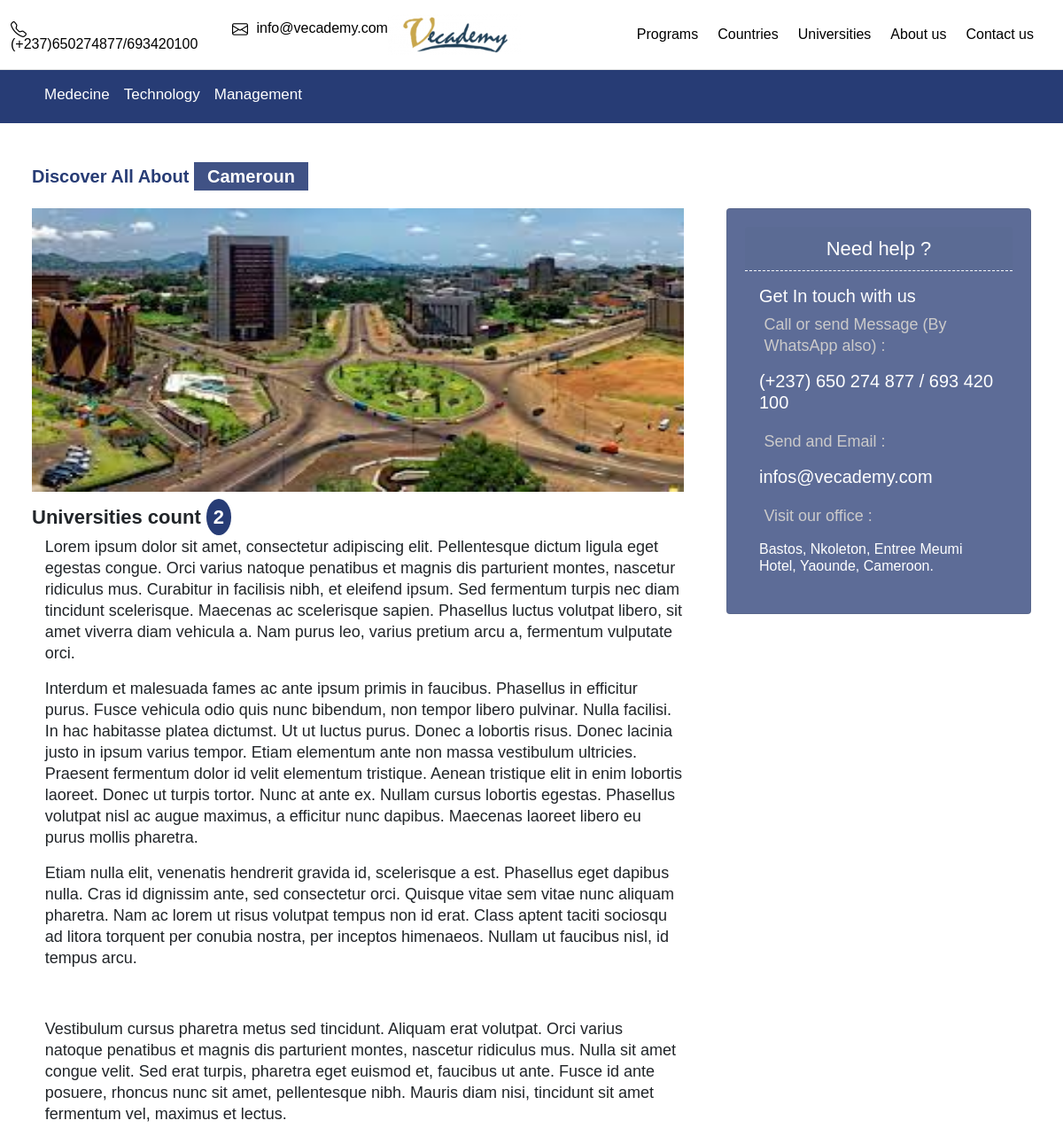
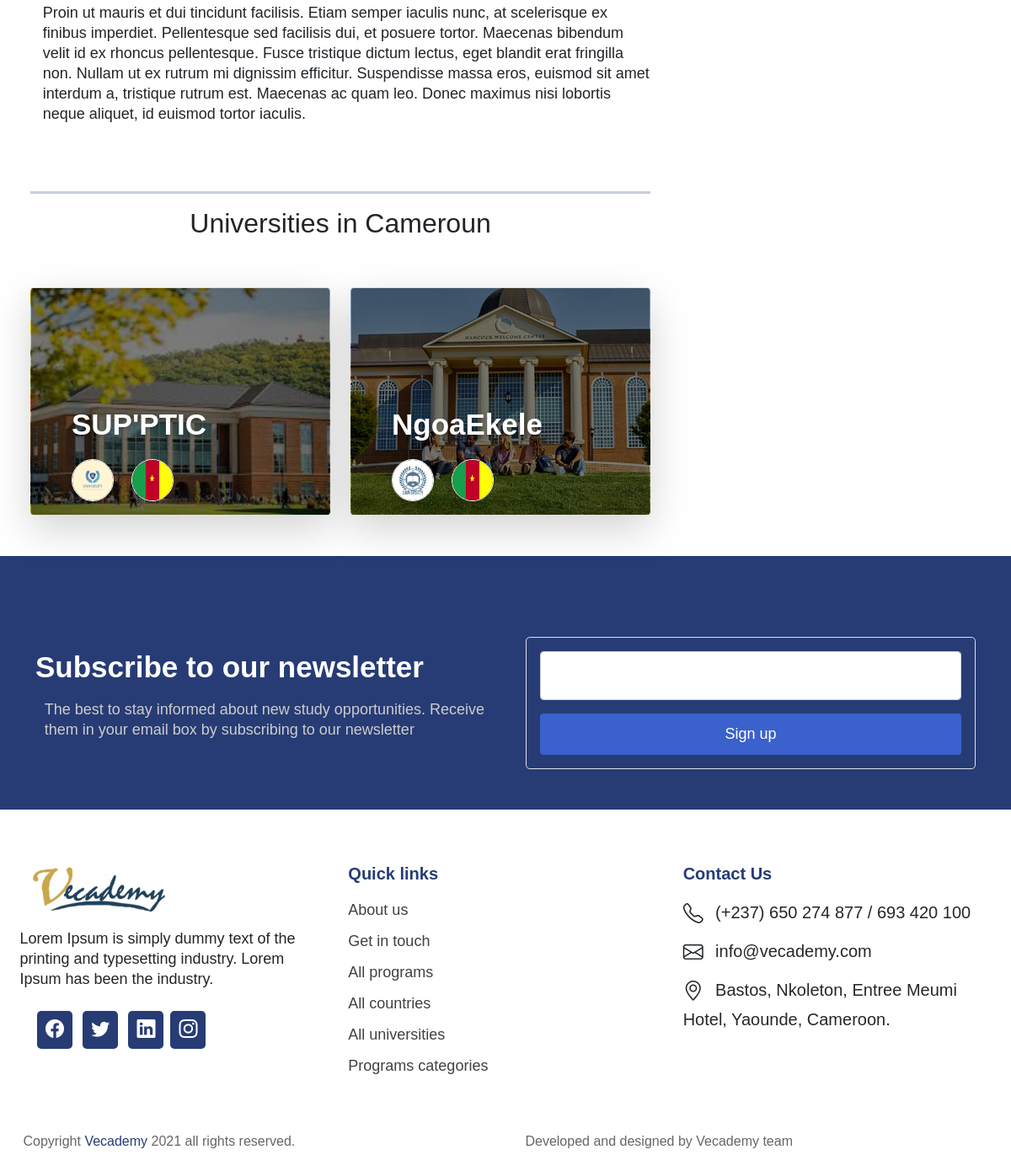
/countries/Cameroun/, run on the app's committed database (2 pictures, top to bottom).
### main/models.py (models this page shows, shortened)
class ProgramCategory(models.Model):
    program_category_title = models.CharField(max_length=254, null= True, blank=True)
    program_category_description = RichTextField(null = True, blank = True)
    program_category_image = models.ImageField(default = 'default', upload_to = 'programs-images/%Y/%m/%d/')
    date_created = models.DateTimeField(auto_now_add=True, blank=True, null=True)
    last_update = models.DateTimeField(null=True, blank=True)
    set_draft = models.BooleanField(default=True)
    set_featured = models.BooleanField(default=False)
    class Meta:
        verbose_name = 'Program Category'
        verbose_name_plural = 'Program Categories'

class Country(models.Model):
    country_name = models.CharField(max_length=254, null=True, blank=True)
    map_latitud = models.IntegerField(null=True, blank=True)
    map_longitud = models.IntegerField(null=True, blank=True)
    country_flag = models.ImageField(default = 'default.png', upload_to = 'countries-flags/%Y/%m/%d/')
    country_image = models.ImageField(default = 'default.png', upload_to = 'countries-images/%Y/%m/%d/')
    country_description = RichTextField(null = True, blank = True)
    date_created = models.DateTimeField(auto_now_add=True, blank=True, null=True)
    last_update = models.DateTimeField(null=True, blank=True)
    set_draft = models.BooleanField(default=True)
    class Meta:
        verbose_name = 'Country'
        verbose_name_plural = 'Countries'

class University(models.Model):
    university_name = models.CharField(max_length=254, null=True, blank=True)
    chose_country = models.ForeignKey(Country, on_delete=models.PROTECT, null=True, blank=True)
    university_logo = models.ImageField(default = 'default.png', upload_to = 'universities-images/%Y/%m/%d/')
    university_image = models.ImageField(default = 'default.png', upload_to = 'universities-images/%Y/%m/%d/')
    university_description = RichTextField(blank = True, null = True)
    date_created = models.DateTimeField(auto_now_add=True, blank=True, null=True)
    last_update = models.DateTimeField(null=True, blank=True)
    set_draft = models.BooleanField(default=True)
    def __str__(self):
        return self.university_name
    class Meta:
        verbose_name = 'University'
        verbose_name_plural = 'Universities'

### main/views.py (the view)
# urls.py: path('countries/<str:country_url>/', views.singleCountry, name='single-country'),
def singleCountry(request, country_url):
    category_to_navebar = ProgramCategory.objects.all().filter(set_draft = False, set_featured = True)
    single_country = Country.objects.get(country_name=country_url, set_draft = False)
    program_to_form = Program.objects.all().filter(set_draft = False)
    featured_post = BlogPost.objects.all().filter(set_draft = False, set_featured = True).order_by('-date_created')[:8]
    country_fact = single_country.countryfact_set.all().filter(set_draft = False)
    related_universities = single_country.university_set.all().filter(set_draft = False)
    universities_count = related_universities.count()
    print(related_universities)
    context = {
        'program_to_form':program_to_form,
        'featured_post':featured_post,
        'related_universities':related_universities,
        'universities_count':universities_count,
        'country_fact':country_fact,
        'single_country':single_country,
        'category_to_navebar':category_to_navebar,
    }
    return render(request, 'main/single-country.html', context)

### main/templates/main/single-country.html
{% extends 'main/index.html' %} {% load static %} {% block contain%}
<main>
    <div class="p-4 mt-4">
        <div class="container-fluid">
            <h3 class="main-color mb-4">Discover All About
                <span style="background-color: #273c75e1; padding: 5px 15px 5px 15px; color: white;">{{single_country.country_name}}</span>
            </h3>
            <div class="row g-5">
                <div class="col-lg-8 col-md-7 col-12">
                    <div class="row g-5">
                        <div class="col-lg-12">
                            {% include 'main/single-country-content.html' %}
                        </div>
                        <div class="col-lg-12">
                            {% include 'main/single-country-related-university.html' %}
                        </div>
                    </div>
                </div>
                <div class="col-lg-4 col-md-5">
                    <div class="position-sticky" style="top: 2rem;">
                        {% include 'main/page-sidebar.html' %}
                    </div>
                </div>
            </div>
        </div>
    </div>
</main>
{% include 'main/newsletter.html' %}
{% endblock %}

### main/templates/main/navbar.html
{% load static %}
{% if category_to_navebar %}
<div class="main-bg-color py-2">
    <div class="container">
        <div class="nav-scroller">
            <nav class="nav">
                {% for item in category_to_navebar %}
                <a class="p-2 text-white" href="{% url 'single-category' item.program_category_title %}">{{item.program_category_title}}</a>
                {% endfor %}
            </nav>
        </div>
    </div>
</div>
{% endif %}

### main/templates/main/single-country-content.html
{% load static %}
<div class="service-details">
    <div class="row mb-30 g-3">
        <div class="col-lg-12">
            <div class="service-single-img">
                <img style="width: 100%; max-height: 320px;" src="{{single_country.country_image.url}}" alt="{{single_country.country_name}}">
            </div>
            {% if universities_count %}
            <div class="mt-3">
                <h6 style="font-size: 22px; font-weight:600">Universities count <span style="height: 40px; width: 60px; border-radius: 100%" class="main-bg-color text-white py-2 px-2">{{universities_count}}</span></h6>
            </div>
            {% endif %}
        </div>
    </div>
    <div class="row g-3">
        <div class="col-lg-12">
            <div class="content-body">
                {{single_country.country_description|safe}}
            </div>
        </div>
    </div>
</div>

### main/templates/main/single-country-related-university.html
{% load static %}
{% if related_universities %}
<hr style="height: 3px; background-color: #273c75;">
<div class="row mb-4 text-center">
    <div class="col-lg-12">
        <h1 class="h2 text-bald">Universities in {{single_country.country_name}}</h1>
    </div>
</div>
<div class="row align-items-stretch g-4 py-4">
    {% for item in related_universities %}
    <div class="col">
        <a style="text-decoration: none;" href="{% url 'signle-university' item.university_name %}">
            <div class="card card-cover h-100 overflow-hidden text-white rounded-3 shadow-lg" style="background-image: url('{{item.university_image.url}}');">
                <div class="d-flex flex-column h-100 p-5 pb-3 text-white text-shadow-1 overlay">
                    <h2 class="pt-5 mt-5 mb-4 lh-1 fw-bold position-relative">{{item.university_name}}</h2>
                    <div class="row g-4 position-relative">
                        <div class="col-3">
                            <img src="{{item.university_logo.url}}" alt="Bootstrap" width="50" height="50" class="rounded-circle border border-white">
                        </div>
                        <div class="col-3">
                            <img src="{{item.chose_country.country_flag.url}}" alt="Bootstrap" width="50" height="50" class="rounded-circle border border-white">
                        </div>
                    </div>
                </div>
            </div>
        </a>
    </div>
    {% endfor %}
</div>
{% endif %}

### static/css/main.css (style rules this page uses)
body { font-family: proxima-nova, Helvetica, Arial, sans-serif; }
h3 { font-family: proxima-nova, Helvetica, Arial, sans-serif; font-weight: 600; line-height: 24px; font-size: 20px; }
h2 { font-family: proxima-nova, Helvetica, Arial, sans-serif; font-weight: 800; line-height: 36px; font-size: 35px; margin-bottom: 20px; }
p { font-family: proxima-nova, Helvetica, Arial, sans-serif; font-weight: 400; line-height: 24px; font-size: 18px; padding-left: 2%; }
.position-relative { position: relative; }
.main-bg-color { background-color: #273c75; }
.main-color { color: #273c75; text-decoration: none; }
.item-container i, span { color: #ffffff; }
.nav-scroller { position: relative; z-index: 2; height: 2.75rem; overflow-y: hidden; }
.nav-scroller .nav { display: flex; flex-wrap: nowrap; padding-bottom: 1rem; margin-top: -1px; overflow-x: auto; text-align: center; white-space: nowrap; -webkit-overflow-scrolling: touch; }
.nav-scroller .nav a { text-decoration: none; font-size: 17px; color: #273c75; font-weight: 500; }
.overlay { position: relative }
.overlay::before { position: absolute; top: 0; left: 0; width: 100%; height: 100%; opacity: 0.5; background: #000; content: ""; -webkit-transition: all 0.4s ease; -moz-transition: all 0.4s ease; transition: all 0.4s ease; }
.text-shadow-1 { text-shadow: 0 .125rem .25rem rgba(0, 0, 0, .25); }
.card-cover { background-repeat: no-repeat; background-position: center center; background-size: cover; }

### data on the page
ProgramCategory: program_category_title "Medecine"
ProgramCategory: program_category_title "Technology"
ProgramCategory: program_category_title "Management"
Country: country_name "Cameroun", country_image (picture), country_description "Lorem ipsum dolor sit amet, consectetur adipiscing elit. Pellentesque dictum ligula eget egestas congue. Orci varius natoque penatibus et magnis dis parturient montes, nascetur ridiculus mus. Curabitur in facilisis nibh, et eleifend ipsum. Sed fermentum turpis nec diam tincidunt scelerisque. Maecenas ac scelerisque sapien. Phasellus luctus volutpat libero, sit amet viverra diam vehicula a. Nam purus leo, varius pretium arcu a, fermentum vulputate orci. Interdum et malesuada fames ac ante ipsum primis in faucibus. Phasellus in efficitur purus. Fusce vehicula odio quis nunc bibendum, non tempor libero pulvinar. Nulla facilisi. In hac habitasse platea dictumst. Ut ut luctus purus. Donec a…"
University: university_image (picture), university_name "SUP'PTIC", university_logo (picture), chose_country.country_flag (picture)
University: university_image (picture), university_name "NgoaEkele", university_logo (picture), chose_country.country_flag (picture)

### other printed values
{{ universities_count }} "2"
